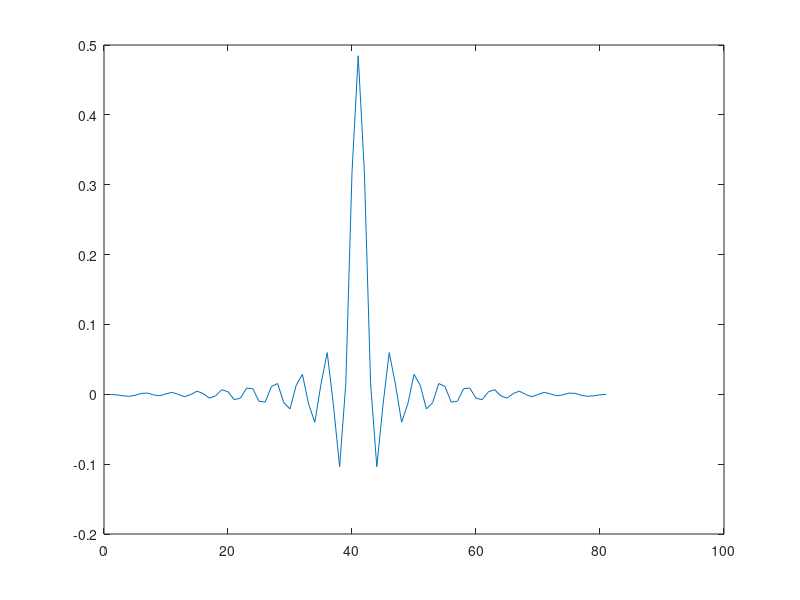
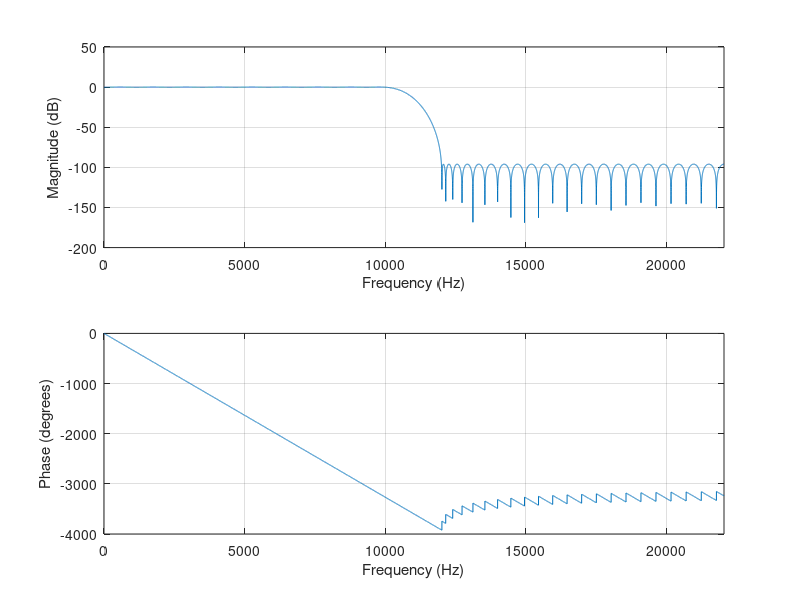

The MATLAB source for these figures, in order: (Note: this script raises an error after producing the figures.)
function h=design_task_1

%interpolation filter
Fp1 = 22050; Fp2 = 44100;
L = 2;

% passband ripple +/-0.1 dB, out of band attenuation -96dB
dp = 10.^(0.1/20)-1;
ds = 10.^(-96/20);

c = firpmord( [10000 12000], [1 0], [dp ds], Fp2, 'cell');
h = firpm(c{:});
N= length(h)

figure(1)
plot(h)
% pause

figure(2)
freqz(h,1, 8*2048, L*Fp1)


dane.h  = L*h;
dane.Fp = Fp1;
save_filter_coef('ex2_task1', dane);

